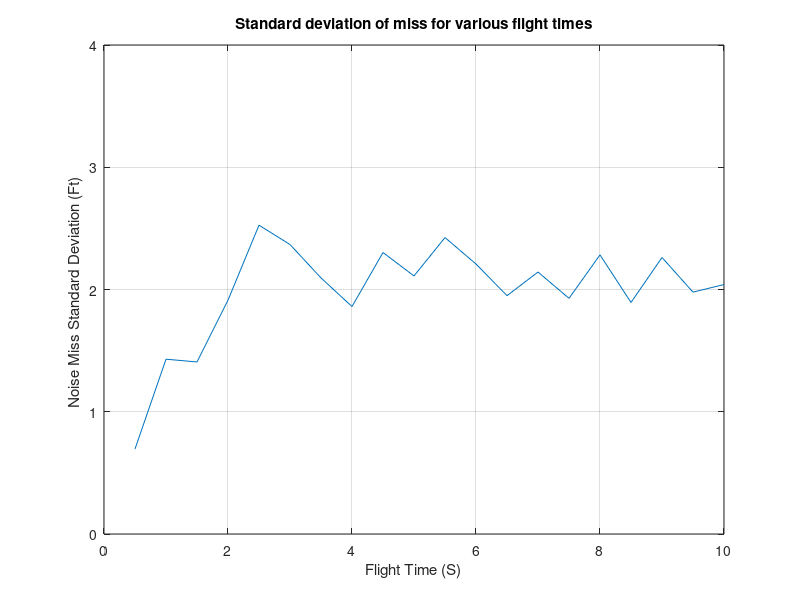
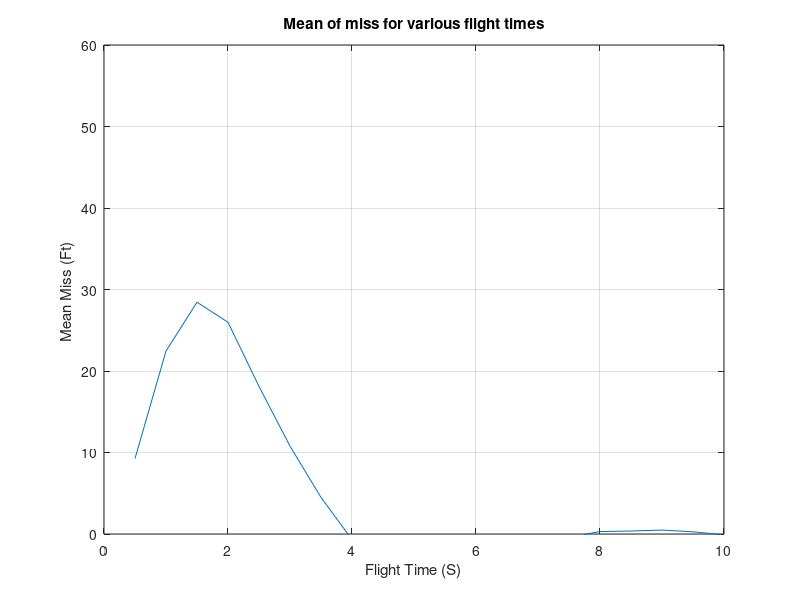

MATLAB code for these plots, in order:
clear
%Preallocation
Z=zeros(size(1:1000));
I=zeros(size(1:50));
TF=zeros(size(1:50));
count=0;
VC=4000.;
XNT=96.6;
YIC=0.;
VM=3000.;
HEDEG=20.;
XNP=3.;
SIGNOISE=.001;
TS=.1;
TAU=.5;
NOISE=1;
RUN=50;
APN=0;
XLIM=999999;
for TF=.5:.5:10.0,
	Z1=0;
	for I=1:RUN
		Y=YIC;
		YD=0;
		TS2=TS*TS;
		TS3=TS2*TS;
		TS4=TS3*TS;
		TS5=TS4*TS;
		PHIN=XNT*XNT/TF;
		RTM=VC*TF;
		SIGPOS=RTM*SIGNOISE;
		SIGN2=SIGPOS^2;
		P11=SIGN2;
		P12=0.;
		P13=0.;
		P22=(VM*HEDEG/57.3)^2;
		P23=0.;
		P33=XNT*XNT;
		T=0.;
		H=.01;
		S=0.;
		YH=0.;
		YDH=0.;
		XNTH=0.;
		XNC=0.;
		XNL=0.;
		while T <= (TF - 1e-5)
 			YOLD=Y;
			YDOLD=YD;
			XNLOLD=XNL;
   			STEP=1;
   			FLAG=0;
			while STEP <=1
				if FLAG==1
         				Y=Y+H*YD;
         				YD=YD+H*YDD;
         				XNL=XNL+H*XNLD;
         				T=T+H;
         				STEP=2;
      				end;
      				TGO=TF-T+.00001;
      				RTM=VC*TGO;
      				XLAM=Y/(VC*TGO);
      				XLAMD=(RTM*YD+Y*VC)/(RTM^2);
      				XNLD=(XNC-XNL)/TAU;
      				YDD=XNT-XNL;
      				FLAG=1;
   			end;
   			FLAG=0;
 			Y=.5*(YOLD+Y+H*YD);
 			YD=.5*(YDOLD+YD+H*YDD);
 			XNL=.5*(XNLOLD+XNL+H*XNLD);
			S=S+H;
   			if S>=(TS - 1e-5)
      				S=0.;
      				TGO=TF-T+.000001;
      				RTM=VC*TGO;
      				SIGPOS=RTM*SIGNOISE;
      				SIGN2=SIGPOS^2;
      				M11=P11+TS*P12+.5*TS2*P13+TS*(P12+TS*P22+...
							.5*TS2*P23);
      				M11=M11+.5*TS2*(P13+TS*P23+.5*TS2*P33)...
						+TS5*PHIN/20.;
      				M12=P12+TS*P22+.5*TS2*P23+TS*(P13+TS*P23+...
						.5*TS2*P33)+TS4*PHIN/8.;
      				M13=P13+TS*P23+.5*TS2*P33+PHIN*TS3/6.;
      				M22=P22+TS*P23+TS*(P23+TS*P33)+PHIN*TS3/3.;
      				M23=P23+TS*P33+.5*TS2*PHIN;
      				M33=P33+PHIN*TS;
      				K1=M11/(M11+SIGN2);
      				K2=M12/(M11+SIGN2);
      				K3=M13/(M11+SIGN2);
      				P11=(1.-K1)*M11;
      				P12=(1.-K1)*M12;
      				P13=(1.-K1)*M13;
      				P22=-K2*M12+M22;
      				P23=-K2*M13+M23;
      				P33=-K3*M13+M33;
					if NOISE==1,
							XLAMNOISE=SIGNOISE*randn;
					else
                			XLAMNOISE=0;
					end;
      				YSTAR=RTM*(XLAM+XLAMNOISE);
      				RES=YSTAR-YH-TS*YDH-.5*TS*TS*(XNTH-XNC);
      				YH=K1*RES+YH+TS*YDH+.5*TS*TS*(XNTH-XNC);      
      				YDH=K2*RES+YDH+TS*(XNTH-XNC);
      				XNTH=K3*RES+XNTH;
      				XLAMDH=(YH+YDH*TGO)/(VC*TGO*TGO);
      				if APN==0
         				XNC=XNP*VC*XLAMDH;
      				elseif APN==1
         				XNC=XNP*VC*XLAMDH+APN*.5*XNP*XNTH;
      				else
         				X=TGO/TAU;
         				TOP=6.*X*X*(exp(-X)-1.+X);
         				BOT1=2*X*X*X+3.+6.*X-6.*X*X;
         				BOT2=-12.*X*exp(-X)-3.*exp(-2.*X);
         				XNPP=TOP/(.0001+BOT1+BOT2);
         				XNEW=XNPP*XNL*(EXP(-X)+X-1.)/(X*X);
					XNC=XNPP*VC*XLAMDH+.5*XNPP*XNTH-XNEW;
      				end;
      				if XNC>XLIM
      					XNC=XLIM;
      				elseif XNC<-XLIM
      					XNC=-XLIM;
      				end;
      			end;
      		end;
      		Z(I)=Y;
		Z1=Z(I)+Z1;
		XMEAN=Z1/I;
	end;
	SIGMA=0;
	Z1=0;
 	for I=1:RUN,
       		Z1=(Z(I)-XMEAN)^2+Z1;
       		if I==1,
          		SIGMA=0;
       		else
          		SIGMA=sqrt(Z1/(I-1));
       		end;
 	end;
	count=count+1;
	ArrayTF(count)=TF;
	ArraySIGMA(count)=SIGMA;
	ArrayXMEAN(count)=XMEAN;
end;
figure
plot(ArrayTF',ArraySIGMA'),grid
title('Standard deviation of miss for various flight times')
xlabel('Flight Time (S)')
ylabel('Noise Miss Standard Deviation (Ft) ')
axis([00,10,00,4])
figure
plot(ArrayTF',ArrayXMEAN'),grid
title('Mean of miss for various flight times')
xlabel('Flight Time (S)')
ylabel('Mean Miss (Ft) ')
axis([00,10,00,60])
clc
output=[ArrayTF',ArraySIGMA',ArrayXMEAN'];
save datfil.txt output -ascii
disp('Simulation Complete')
	
